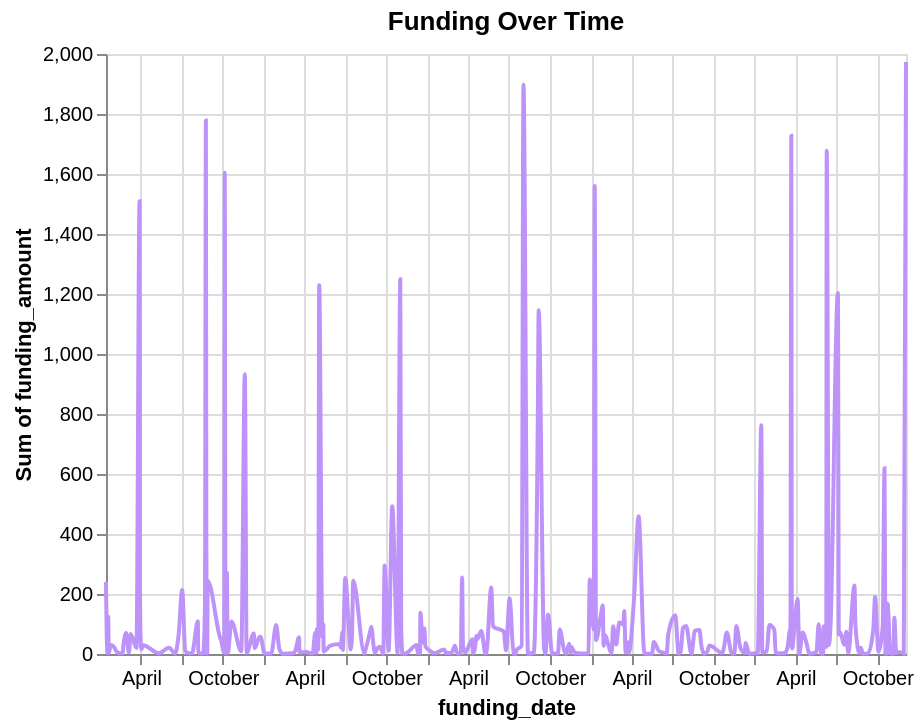

Describe this chart as a Vega-Lite specification.
### Vega-Lite specification from a JSON file in a GitHub repository (floating-point values rounded to 4 significant figures; data arrays with more than 128 entries replaced by an {"elided": "..."} marker saying what was removed)
{"mark": {"type": "line", "color": "#bd93f9", "interpolate": "monotone"}, "encoding": {"x": {"field": "funding_date", "type": "temporal"}, "y": {"field": "funding_amount", "type": "quantitative", "aggregate": "sum"}, "tooltip": [{"field": "funding_date", "type": "temporal"}, {"field": "funding_amount", "type": "quantitative", "aggregate": "sum"}]}, "title": "Funding Over Time", "width": 400, "height": 300, "$schema": "https://vega.github.io/schema/vega-lite/v6.json", "data": {"values": {"elided": "300 records"}}}
